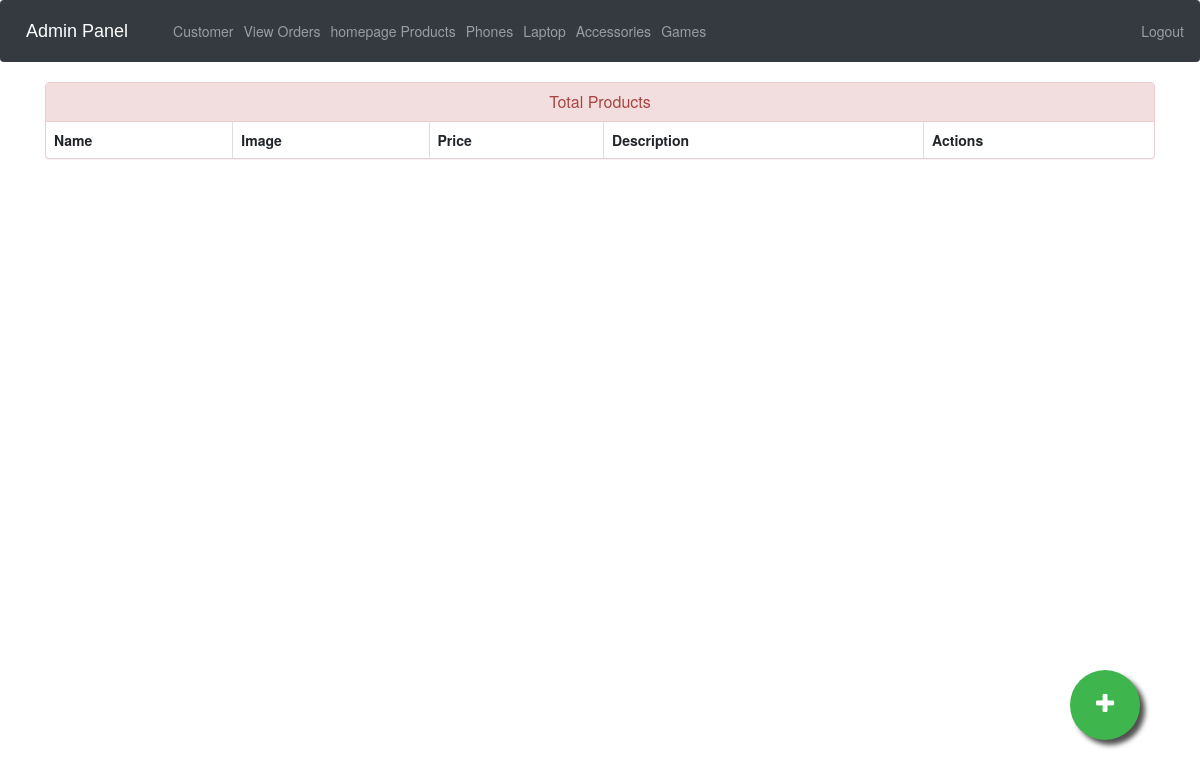
/admin_products_phone (signed in), run on an earlier commit of the app's database.
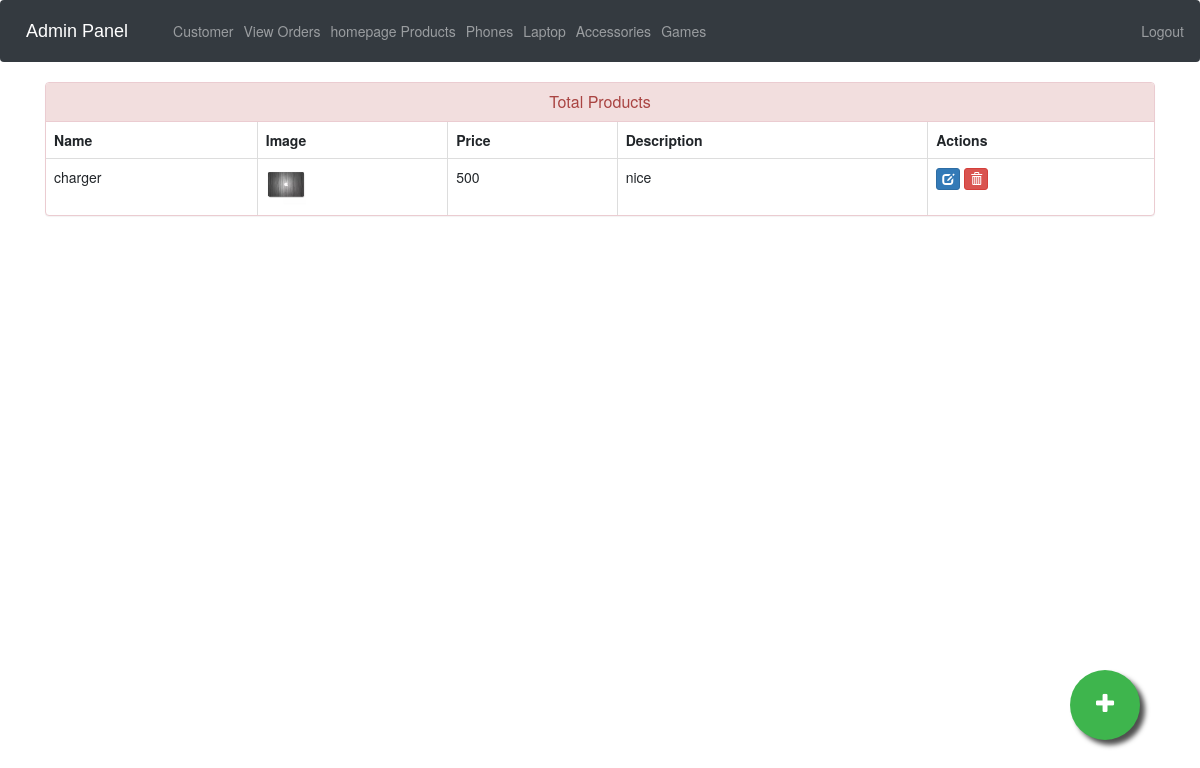
And on a later commit of the database.
### ecom/models.py (models this page shows, shortened)
class Product_phone(models.Model):
    name=models.CharField(max_length=40)
    product_image= models.ImageField(upload_to='product_image/',null=True,blank=True)
    price = models.PositiveIntegerField()
    description=models.CharField(max_length=40)

### ecom/views.py (the view)
# urls.py: path('admin_products_phone', views.admin_products_view_phone,name='admin-products-phone'),
@login_required(login_url='adminlogin')
def admin_products_view_phone(request):
    product_phone=models.Product_phone.objects.all()
    return render(request,'ecom/admin-phone.html',{'product_phone':product_phone})

### templates/ecom/admin-phone.html (shortened to what this page needs)
{% extends 'ecom/admin_base.html' %}
{% load static %}
{% block content %}
<head>
  <link href="//netdna.bootstrapcdn.com/bootstrap/3.0.0/css/bootstrap.min.css" rel="stylesheet" id="bootstrap-css">
</head>
<div class="container">
  <div class="panel panel-danger">
    <div class="panel-heading">
      <h6 class="panel-title">Total Products</h6>
    </div>
    <table class="table table-hover table-bordered" id="dev-table">
      <thead>
        <tr>
          <th>Name</th>
          <th>Image</th>
          <th>Price</th>
          <th>Description</th>
          <th>Actions</th>
        </tr>
      </thead>
      {% for p in product_phone %}
  {% if p %}
      <tr>
        <td> {{p.name}}</td>
        <td> <img src="{% static p.product_image.url %}" alt="Profile Pic" height="40px" width="40px" /></td>
        <td>{{p.price}}</td>
        <td>{{p.description}}</td>
        <td><a class="btn btn-primary btn-xs" href="{% url 'update-product' p.id  %}"><span class="glyphicon glyphicon-edit"></span></a>
          <a class="btn btn-danger btn-xs" href="{% url 'delete-product' p.id  %}"><span class="glyphicon glyphicon-trash"></span></a></td>
      </tr>
      {%else%}
      <br><br><br>
      <h1>No Products!!</h1>
      {% endif %}
      {% endfor %}
    </table>
  </div>
</div>
<a href="/admin-add-product-phone" class="float">
<i class="fa fa-plus my-float"></i>
</a>
{% endblock content %}

What changed in the data, as far as the page shows it:
added Product_phone: name "charger", product_image (picture), price "500", description "nice"
